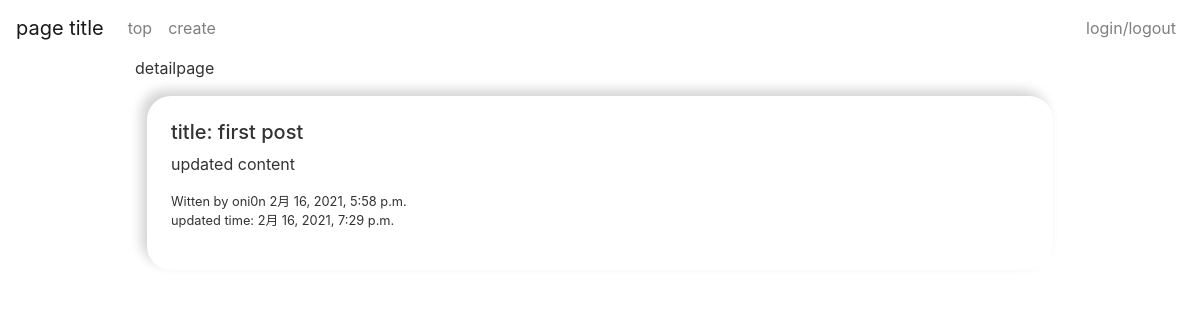
/detail/1, run on the app's committed database.
### mywebsite/models.py (models this page shows, shortened)
class Article(models.Model):
    title = models.CharField(max_length=50)
    content = models.TextField()
    created_time = models.DateTimeField(auto_now_add=True)
    updated_time = models.DateTimeField(auto_now=True)
    author = models.ForeignKey(settings.AUTH_USER_MODEL, on_delete=models.CASCADE)

### mywebsite/views.py (the view)
# urls.py: path('detail/<int:pk>', views.DetailArticle.as_view(), name='detailpage'),
class DetailArticle(generic.DetailView):
    template_name = 'pages/detail.html'
    model = Article
    context_object_name = 'item' # default_name is object
    def get_template_names(self):
        if self.request.user.is_authenticated:
            template_name = 'pages/loggedDetail.html'
        else:
            template_name = self.template_name
        return [template_name]

### mywebsite/templates/pages/detail.html (shortened to what this page needs)
{% extends 'pages/base.html' %}
{% block content %}
    <div class="container mx-auto">
        <p>detailpage</p>
    <div style="border-radius:2vw;
    box-shadow:  -0.5vw -0.5vw 1vw #d4d4d4, 0.5vw 0.5vw 1vw #ffffff; margin: 1.5vh; padding: 3vh;">
        <h5 class="mt-0">title: {{ item.title }}</h5>
        <p>{{ item.content }}</p>
        <div class="small">
            Witten by {{ item.author }} {{ item.created_time }}<br>
            updated time: {{ item.updated_time }}
        </div>
    </div>
</div>
{% endblock %}

### mywebsite/templates/pages/base.html (style rules this page uses)
body { background-color: #ffffff; color: #333333; }
.container { max-width: 960px; }

### data on the page
Article: title "first post", content "updated content", author "oni0n", created_time "2月 16, 2021, 5:58 p.m.", updated_time "2月 16, 2021, 7:29 p.m."
